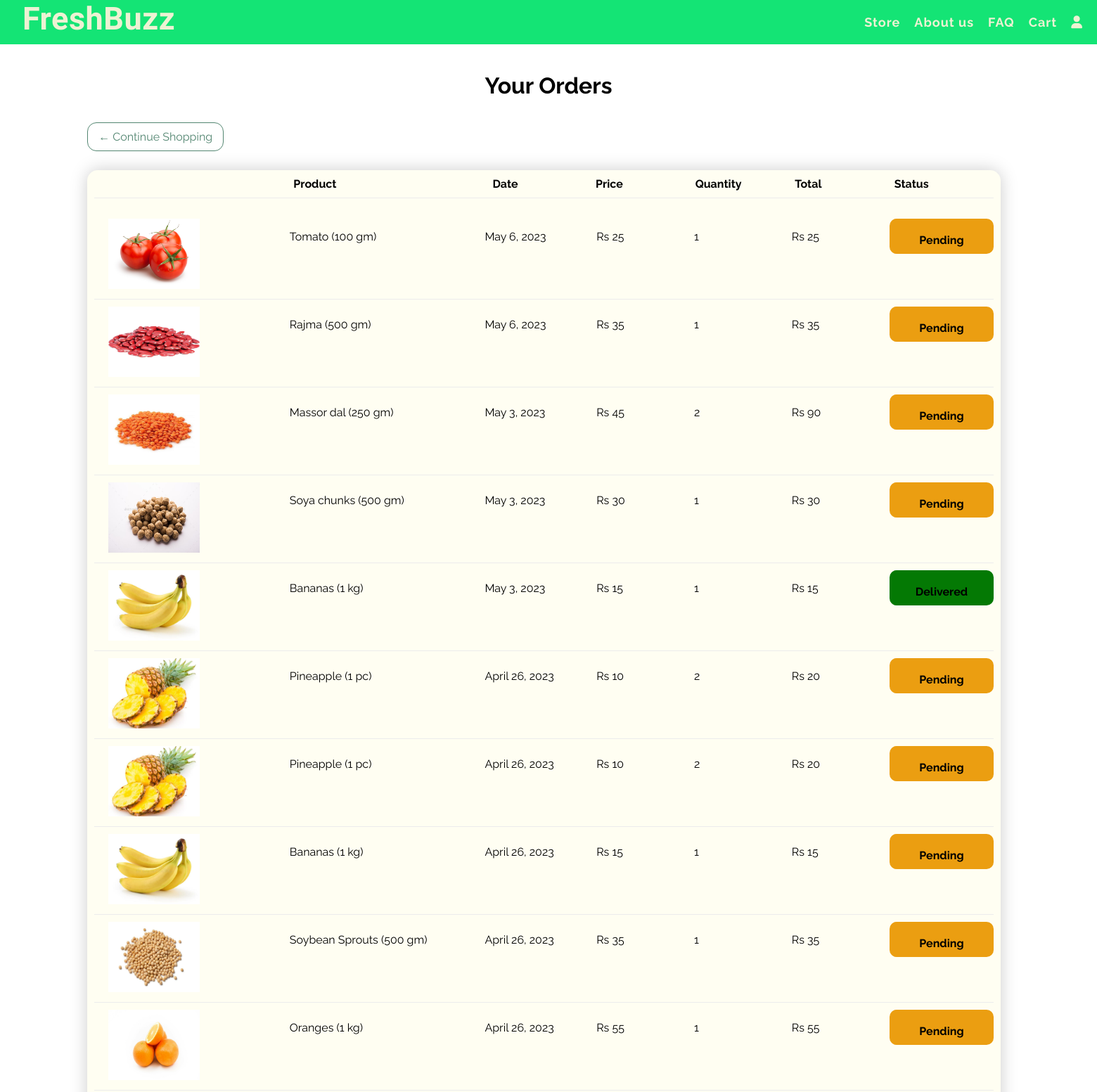
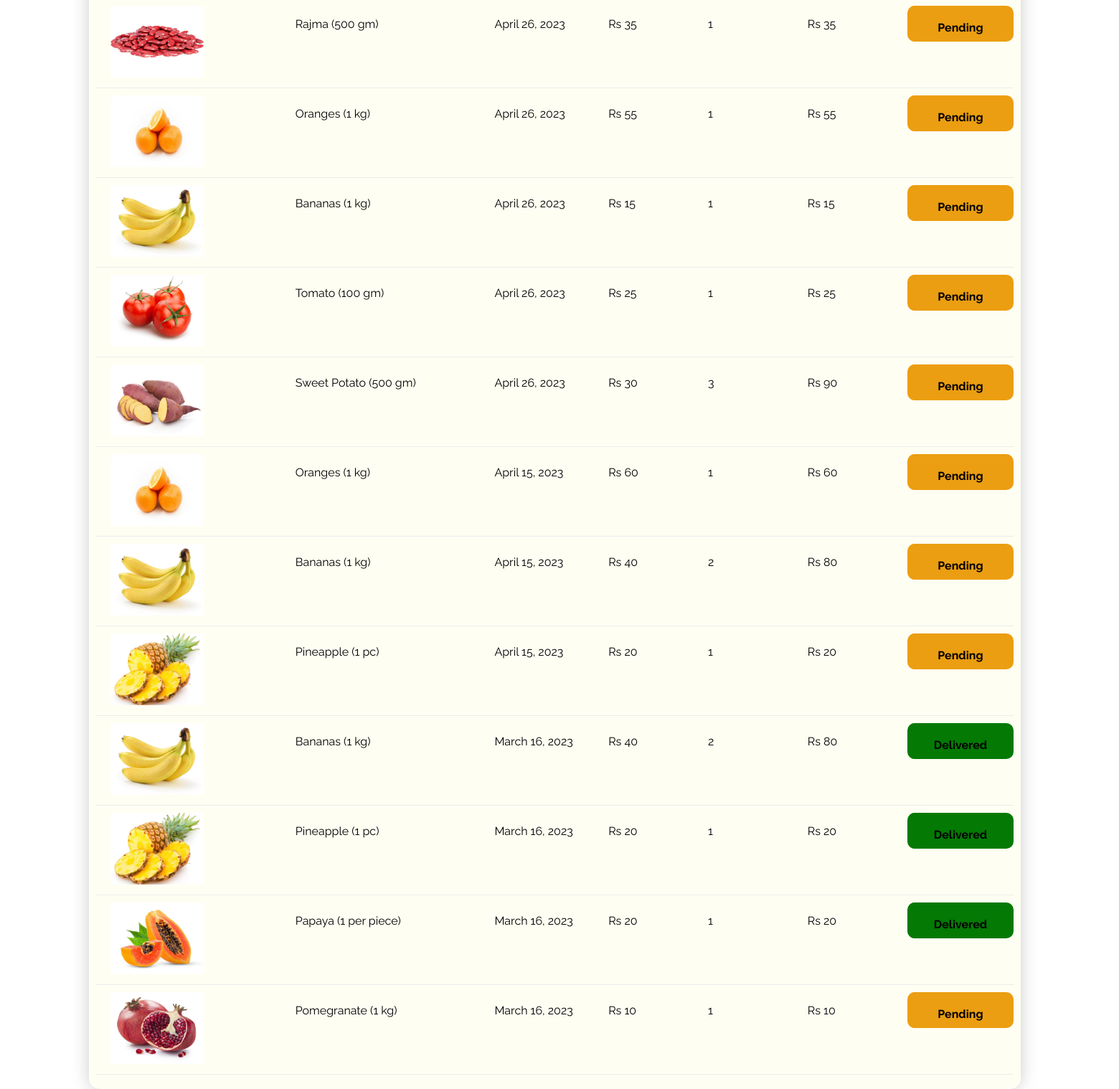
Page /orders (signed in) on the committed database (2 pictures, top to bottom).
### store/models.py (models this page shows, shortened)
class Order(models.Model):
  customer = models.ForeignKey(Customer, on_delete=models.CASCADE)
  product = models.ForeignKey(Product, on_delete=models.CASCADE)
  quantity = models.IntegerField(default=1)
  price  = models.IntegerField(default=0)
  address = models.CharField(max_length=200, null=True)
  city = models.CharField(max_length=200, null=True)
  state = models.CharField(max_length=200, null=True)
  date = models.DateField(default= datetime.datetime.today)
  status = models.BooleanField(default=False)
  @staticmethod
  def getOrders(cId):
    return Order.objects.filter(customer = cId).order_by('-date')

class Product(models.Model):
  name = models.CharField(max_length=100)
  price  = models.IntegerField(default=0)
  description = models.CharField(max_length=200, default='', null=True, blank=True)
  image = models.ImageField(upload_to='upload/products/')

### store/views.py (the view)
# urls.py: path('orders', views.orders, name='orders_page'),
def orders(request):
  if request.method == 'GET':
    customer = request.session.get('customer')
    orderlist = Order.getOrders(customer)
    context = {'items' : orderlist}
  return render(request, 'store/orders.html', context)

### store/templatetags/cart.py (called while the page is built)
@register.filter(name = 'mul')
def mul(m1,m2):
  return m1*m2

### store/templates/store/orders.html
{% extends  'store/main.html'%}
{% block content %}
{% load cart %}
<br>
<h1 class="textCenter">Your Orders</h1>
<div class="row">
  <div class="col">
    <a class="darkBtn" href="{% url 'store_page' %}">&#x2190; Continue Shopping</a>
    <br><br><br>
    <div class="boxElement" style="width: 82vw;">
      <div class="cartRow">
        <div style="flex:2"></div>
        <div style="flex:2"><strong>Product</strong></div>
        <div style="flex:1; margin-right: 5px"><strong>Date</strong></div>
        <div style="flex:1"><strong>Price</strong></div>
        <div style="flex:1"><strong>Quantity</strong></div>
        <div style="flex:1"><strong>Total</strong></div>
        <div style="flex:1"><strong>Status</strong></div>
      </div>
      <br>
      {% for item in items %}
      <div class="cartRow">
        <div style="flex:2"><img class="cartIMG" src="{{ item.product.image.url }}"></div>
        <div style="flex:2"><p>{{ item.product.name }} ({{ item.product.description }})</p></div>
        <div style="flex:1; margin-right: 20px"><p>{{ item.date }}</p></div>
        <div style="flex:1"><p>Rs {{ item.price }}</p></div>
        <div style="flex:1"><p class="quantity">{{ item.quantity }}</p></div>
        <div style="flex:1"><p>Rs {{ item.price|mul:item.quantity }}</p></div>
        {%  if item.status %}
        <div class="orderComplete" style="flex:1"><p><strong>Delivered</strong></p></div>
        {% else %}
        <div class="orderPending" style="flex:1"><p><strong>Pending</strong></p></div>
        {% endif %}
      </div>
      {% endfor %}
    </div>
  </div>
</div>
{% endblock content %}

### store/templates/store/main.html (shortened to what this page needs)
<!DOCTYPE html>
<html lang="en">
<head>
  <link rel="stylesheet" href="https://cdnjs.cloudflare.com/ajax/libs/font-awesome/6.0.0-beta2/css/all.min.css" />
</head>
<body>
  <nav class="navbar">
    <div class="nav">
      <div class="nav-left">
        <a href="{% url 'home_page' %}" id="brandName">FreshBuzz</a>
      </div>
      <div class="nav-right">
        <a href="{% url 'store_page' %}">Store</a>
        <a href="{% url 'aboutus_page' %}">About us</a>
        <a href="{% url 'faq_page' %}">FAQ</a>
        <a href="{% url 'cart_page' %}">Cart
        </a>
      {% if request.session.customer %}
      <a href="#popup" class="nav-link" id="popupLink"><i class="fa-solid fa-user"></i></a>
    {% else %}
      <a class="nav-link loginbtn" href="{% url 'login_page' %}">Login</a>
      <a class="nav-link" href="{% url 'signup_page' %}">Signup</a>
    {% endif %}
      </div>
    </div>
  </nav>
  {% block content %}{% endblock %}
</body>
</html>

### store/templates/store/main.html (style rules this page uses)
body { background-color:#ffffff; overflow-x: hidden; font-family: 'Raleway', sans-serif; margin: 0; padding: 0; }
a { text-decoration: none; }
img { user-select: none; }
.textCenter { text-align: center; }
.darkBtn { border: 1px solid #538671; color: #538671; padding: 10px 15px; border-radius: 13px; transition: 0.3s; }
.navbar { padding: 10px 25px; background-color: #14e475; color: #EAE7B1; position: sticky; top: 0; z-index: 3; }
.navbar a { margin: 0 10px; font-size: 18px; font-weight: bold; letter-spacing: 1px; color : #edf2d3; }
.nav { padding-left: 15px; padding-right: 15px; width: 100%; }
.nav, .nav-left, .nav-right { display: flex; flex-direction: row; align-items: center; justify-content: space-between; }
#brandName { font-size: 45px; color : #edf2d3; letter-spacing: 0.5px; margin-left: -8px; margin-top: -10px; margin-right: 20px; font-family: 'Lobster Two', cursive; }
.row { margin: 40px 7%; display: grid; grid-template-columns: auto auto auto auto; width: 170vw }
.col { width: 270px; height: 300px; margin: 5px 15px 30px 15px; }
.boxElement { border-radius: 15px; background-color: #fffef2; padding: 10px; box-shadow:#cccccc 0 0 25px; }
.cartIMG { margin-left: 20px; width: 130px; height: 100px; }
.cartRow { display: flex; align-items: flex-stretch; padding-bottom: 10px; margin-bottom: 10px; border-bottom: 1px solid #ececec; }
.orderComplete { padding: 5px; height: 40px; border-radius: 10px; text-align: center; background-color: rgb(4, 121, 4); }
.orderPending { padding: 5px; height: 40px; border-radius: 10px; text-align: center; background-color: rgb(235, 158, 17); }

### rows in the picture
Order: product.image (picture), product.name "Tomato", product.description "100 gm", date "May 6, 2023", price "25", quantity "1", price|mul "25", status "Pending"
Order: product.image (picture), product.name "Rajma", product.description "500 gm", date "May 6, 2023", price "35", quantity "1", price|mul "35", status "Pending"
Order: product.image (picture), product.name "Massor dal", product.description "250 gm", date "May 3, 2023", price "45", quantity "2", price|mul "90", status "Pending"
Order: product.image (picture), product.name "Soya chunks", product.description "500 gm", date "May 3, 2023", price "30", quantity "1", price|mul "30", status "Pending"
Order: product.image (picture), product.name "Bananas", product.description "1 kg", date "May 3, 2023", price "15", quantity "1", price|mul "15", status "Delivered"
Order: product.image (picture), product.name "Pineapple", product.description "1 pc", date "April 26, 2023", price "10", quantity "2", price|mul "20", status "Pending"
Order: product.image (picture), product.name "Pineapple", product.description "1 pc", date "April 26, 2023", price "10", quantity "2", price|mul "20", status "Pending"
Order: product.image (picture), product.name "Bananas", product.description "1 kg", date "April 26, 2023", price "15", quantity "1", price|mul "15", status "Pending"
Order: product.image (picture), product.name "Soybean Sprouts", product.description "500 gm", date "April 26, 2023", price "35", quantity "1", price|mul "35", status "Pending"
Order: product.image (picture), product.name "Oranges", product.description "1 kg", date "April 26, 2023", price "55", quantity "1", price|mul "55", status "Pending"
Order: product.image (picture), product.name "Rajma", product.description "500 gm", date "April 26, 2023", price "35", quantity "1", price|mul "35", status "Pending"
Order: product.image (picture), product.name "Oranges", product.description "1 kg", date "April 26, 2023", price "55", quantity "1", price|mul "55", status "Pending"
Order: product.image (picture), product.name "Bananas", product.description "1 kg", date "April 26, 2023", price "15", quantity "1", price|mul "15", status "Pending"
Order: product.image (picture), product.name "Tomato", product.description "100 gm", date "April 26, 2023", price "25", quantity "1", price|mul "25", status "Pending"
Order: product.image (picture), product.name "Sweet Potato", product.description "500 gm", date "April 26, 2023", price "30", quantity "3", price|mul "90", status "Pending"
Order: product.image (picture), product.name "Oranges", product.description "1 kg", date "April 15, 2023", price "60", quantity "1", price|mul "60", status "Pending"
Order: product.image (picture), product.name "Bananas", product.description "1 kg", date "April 15, 2023", price "40", quantity "2", price|mul "80", status "Pending"
Order: product.image (picture), product.name "Pineapple", product.description "1 pc", date "April 15, 2023", price "20", quantity "1", price|mul "20", status "Pending"
Order: product.image (picture), product.name "Bananas", product.description "1 kg", date "March 16, 2023", price "40", quantity "2", price|mul "80", status "Delivered"
Order: product.image (picture), product.name "Pineapple", product.description "1 pc", date "March 16, 2023", price "20", quantity "1", price|mul "20", status "Delivered"
Order: product.image (picture), product.name "Papaya", product.description "1 per piece", date "March 16, 2023", price "20", quantity "1", price|mul "20", status "Delivered"
Order: product.image (picture), product.name "Pomegranate", product.description "1 kg", date "March 16, 2023", price "10", quantity "1", price|mul "10", status "Pending"
